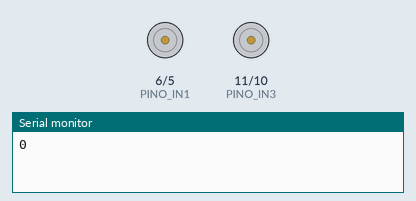
A sketch run on a simulated Arduino Uno, built with avr-gcc and run on an emulated ATmega328P. Shown: motor-driver pin pairs drawn as motors (green arrow = first pin HIGH = forward, orange = second pin HIGH = backward, longer = more drive), the last lines printed to the serial monitor.

Above: at 0.05 s.
At 6.45 s:
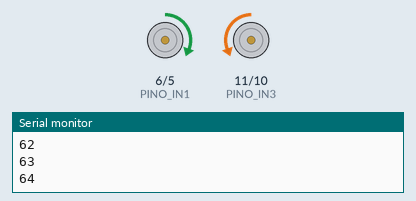
At 19.98 s:
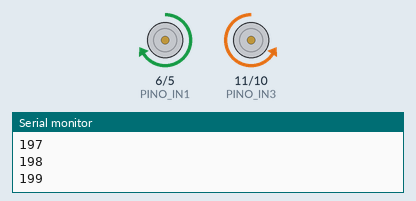
At 39.93 s:
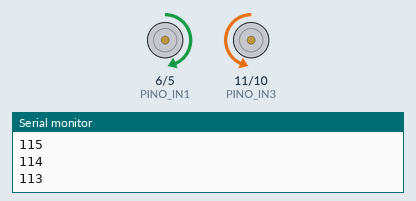
Timing chart, 0 to 40.0 s (numbered marks = the images above):
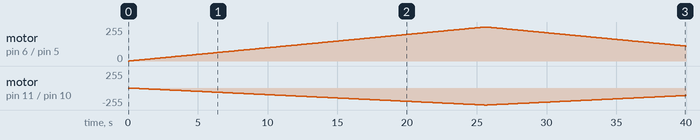

The sketch:

teste-motor.ino
```cpp
// Programa: Controle de velocidade e direção de um motor Dc utilizando o módulo L298D

// Define os pinos de controle do motor ligados ao Arduino
#define PINO_IN1 6  // Pino responsável pelo controle no sentido horário
#define PINO_IN2 5  // Pino responsável pelo controle no sentido anti-horário
#define PINO_IN3 11  // Pino responsável pelo controle no sentido anti-horário
#define PINO_IN4 10  // Pino responsável pelo controle no sentido anti-horário

void setup(){
  // Configura os pinos de controle como saída
  pinMode(PINO_IN1, OUTPUT);  // Define o pino IN1 como saída
  pinMode(PINO_IN2, OUTPUT);  // Define o pino IN2 como saída
  pinMode(PINO_IN3, OUTPUT);  // Define o pino IN1 como saída
  pinMode(PINO_IN4, OUTPUT);  // Define o pino IN2 como saída
  Serial.begin(115200);
}

void loop() {
  int valor_pwm = 0;  // Variável para armazenar o valor PWM (0-255)

  // Aumenta a velocidade gradualmente de 0% a 100% no sentido horário
  for (valor_pwm = 0; valor_pwm < 256; valor_pwm++) {
    analogWrite(PINO_IN1, valor_pwm);  // Aplica o valor PWM no pino IN1
    analogWrite(PINO_IN4, valor_pwm);  // Aplica o valor PWM no pino IN1
    Serial.println(valor_pwm);
    delay(100);  // Espera 100 ms antes de aumentar a velocidade
  }

  // Diminui a velocidade gradualmente de 100% a 0% no sentido horário
  for (valor_pwm = 255; valor_pwm >= 0; valor_pwm--) {
    analogWrite(PINO_IN1, valor_pwm);  // Reduz o valor PWM no pino IN1
    analogWrite(PINO_IN4, valor_pwm);  // Aplica o valor PWM no pino IN1
    Serial.println(valor_pwm);
    delay(100);  // Espera 100 ms antes de diminuir mais a velocidade
  }

  // Aumenta a velocidade gradualmente de 0% a 100% no sentido anti-horário
  for (valor_pwm = 0; valor_pwm < 256; valor_pwm++) {
    analogWrite(PINO_IN2, valor_pwm);  // Aplica o valor PWM no pino IN2
    analogWrite(PINO_IN3, valor_pwm);  // Aplica o valor PWM no pino IN1
    Serial.println(valor_pwm);
    delay(100);  // Espera 100 ms antes de aumentar a velocidade
  }

  // Diminui a velocidade gradualmente de 100% a 0% no sentido anti-horário
  for (valor_pwm = 255; valor_pwm >= 0; valor_pwm--) {
    analogWrite(PINO_IN2, valor_pwm);  // Reduz o valor PWM no pino IN2
    analogWrite(PINO_IN3, valor_pwm);  // Aplica o valor PWM no pino IN1
    Serial.println(valor_pwm);
    delay(100);  // Espera 100 ms antes de diminuir mais a velocidade
  }
}
```

Measured:
- by itself, motor on pin 6 (PINO_IN1) / pin 5 (PINO_IN2): rises from stopped to forward 255/255 in 25.4 s, then falls to forward 112/255 in 14.4 s
- by itself, motor on pin 11 (PINO_IN3) / pin 10 (PINO_IN4): stopped → backward 1/255 at 0.10 s, → backward 2/255 0.10 s later, → backward 3/255 0.10 s later, → backward 4/255 0.10 s later, … (398 changes in this stretch)
